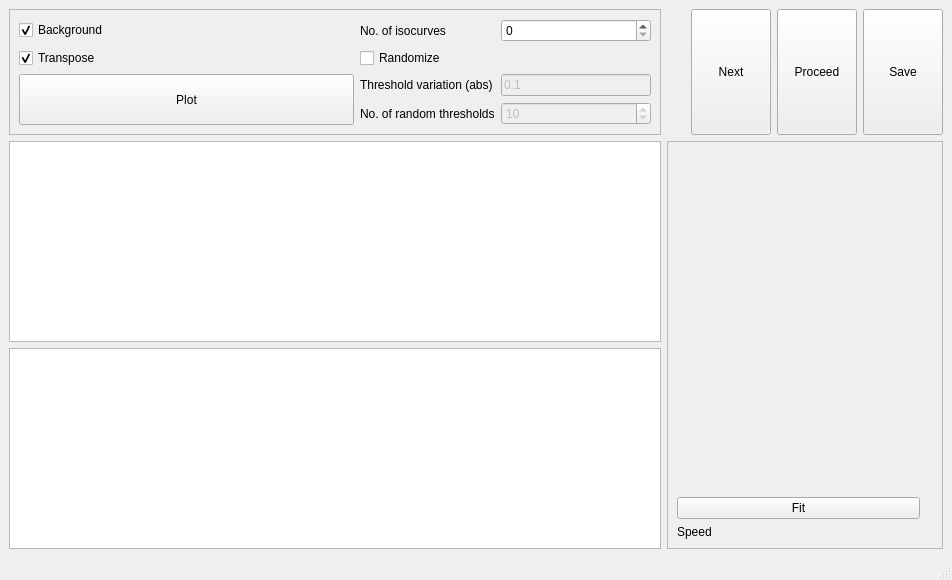
<?xml version="1.0" encoding="UTF-8"?>
<ui version="4.0">
 <class>MainWindow</class>
 <widget class="QMainWindow" name="MainWindow">
  <property name="geometry">
   <rect>
    <x>0</x>
    <y>0</y>
    <width>952</width>
    <height>580</height>
   </rect>
  </property>
  <property name="windowTitle">
   <string>MainWindow</string>
  </property>
  <widget class="QWidget" name="centralwidget">
   <layout class="QGridLayout" name="gridLayout">
    <item row="0" column="1">
     <widget class="QWidget" name="img_explorer" native="true">
      <layout class="QVBoxLayout" name="verticalLayout"/>
     </widget>
    </item>
    <item row="1" column="1" rowspan="2" colspan="4">
     <widget class="QFrame" name="frame">
      <property name="sizePolicy">
       <sizepolicy hsizetype="Expanding" vsizetype="Expanding">
        <horstretch>0</horstretch>
        <verstretch>0</verstretch>
       </sizepolicy>
      </property>
      <property name="minimumSize">
       <size>
        <width>0</width>
        <height>0</height>
       </size>
      </property>
      <property name="frameShape">
       <enum>QFrame::StyledPanel</enum>
      </property>
      <property name="frameShadow">
       <enum>QFrame::Raised</enum>
      </property>
      <layout class="QGridLayout" name="gridLayout_3">
       <item row="0" column="0" colspan="2">
        <widget class="QWidget" name="widget_replaceable" native="true">
         <property name="sizePolicy">
          <sizepolicy hsizetype="MinimumExpanding" vsizetype="MinimumExpanding">
           <horstretch>0</horstretch>
           <verstretch>0</verstretch>
          </sizepolicy>
         </property>
         <layout class="QGridLayout" name="gridLayout_4"/>
        </widget>
       </item>
       <item row="3" column="1">
        <widget class="QLabel" name="label_speed">
         <property name="text">
          <string/>
         </property>
        </widget>
       </item>
       <item row="4" column="1">
        <widget class="QLabel" name="label_exponent">
         <property name="text">
          <string/>
         </property>
        </widget>
       </item>
       <item row="4" column="0">
        <widget class="QLabel" name="label">
         <property name="text">
          <string>Speed</string>
         </property>
        </widget>
       </item>
       <item row="3" column="0">
        <widget class="QPushButton" name="button_fitlinear">
         <property name="sizePolicy">
          <sizepolicy hsizetype="Expanding" vsizetype="Fixed">
           <horstretch>0</horstretch>
           <verstretch>0</verstretch>
          </sizepolicy>
         </property>
         <property name="text">
          <string>Fit</string>
         </property>
        </widget>
       </item>
      </layout>
     </widget>
    </item>
    <item row="0" column="4">
     <widget class="QPushButton" name="button_save">
      <property name="maximumSize">
       <size>
        <width>1000</width>
        <height>1000</height>
       </size>
      </property>
      <property name="text">
       <string>Save</string>
      </property>
     </widget>
    </item>
    <item row="2" column="0">
     <widget class="ImageView" name="graphics_imagethresholded"/>
    </item>
    <item row="0" column="2">
     <widget class="QPushButton" name="button_next">
      <property name="maximumSize">
       <size>
        <width>1000</width>
        <height>1000</height>
       </size>
      </property>
      <property name="text">
       <string>Next</string>
      </property>
     </widget>
    </item>
    <item row="0" column="3">
     <widget class="QPushButton" name="button_proceed">
      <property name="maximumSize">
       <size>
        <width>1000</width>
        <height>1000</height>
       </size>
      </property>
      <property name="text">
       <string>Proceed</string>
      </property>
     </widget>
    </item>
    <item row="1" column="0">
     <widget class="ImageView" name="graphics_image">
      <property name="minimumSize">
       <size>
        <width>0</width>
        <height>0</height>
       </size>
      </property>
     </widget>
    </item>
    <item row="0" column="0">
     <widget class="QFrame" name="frame_2">
      <property name="frameShape">
       <enum>QFrame::StyledPanel</enum>
      </property>
      <property name="frameShadow">
       <enum>QFrame::Raised</enum>
      </property>
      <layout class="QGridLayout" name="gridLayout_2">
       <item row="2" column="1">
        <widget class="QCheckBox" name="checkbox_transpose">
         <property name="maximumSize">
          <size>
           <width>16777215</width>
           <height>16777215</height>
          </size>
         </property>
         <property name="text">
          <string>Transpose</string>
         </property>
         <property name="checked">
          <bool>true</bool>
         </property>
        </widget>
       </item>
       <item row="1" column="4">
        <widget class="QLabel" name="label_5">
         <property name="text">
          <string>No. of isocurves</string>
         </property>
        </widget>
       </item>
       <item row="1" column="1">
        <widget class="QCheckBox" name="checkbox_bkg">
         <property name="text">
          <string>Background</string>
         </property>
         <property name="checked">
          <bool>true</bool>
         </property>
        </widget>
       </item>
       <item row="1" column="5">
        <widget class="QSpinBox" name="spinBox_noIsolines"/>
       </item>
       <item row="4" column="4">
        <widget class="QLabel" name="label_4">
         <property name="text">
          <string>No. of random thresholds</string>
         </property>
        </widget>
       </item>
       <item row="4" column="5">
        <widget class="QSpinBox" name="spinbox_reps">
         <property name="enabled">
          <bool>false</bool>
         </property>
         <property name="value">
          <number>10</number>
         </property>
        </widget>
       </item>
       <item row="3" column="4">
        <widget class="QLabel" name="label_3">
         <property name="text">
          <string>Threshold variation (abs)</string>
         </property>
        </widget>
       </item>
       <item row="3" column="5">
        <widget class="QLineEdit" name="lineEdit_thresholdvar">
         <property name="enabled">
          <bool>false</bool>
         </property>
         <property name="maximumSize">
          <size>
           <width>150</width>
           <height>16777215</height>
          </size>
         </property>
         <property name="text">
          <string>0.1</string>
         </property>
         <property name="placeholderText">
          <string>Threshold variation</string>
         </property>
        </widget>
       </item>
       <item row="2" column="4">
        <widget class="QCheckBox" name="checkbox_randomize">
         <property name="text">
          <string>Randomize</string>
         </property>
        </widget>
       </item>
       <item row="3" column="1" rowspan="2">
        <widget class="QPushButton" name="button_plot">
         <property name="sizePolicy">
          <sizepolicy hsizetype="MinimumExpanding" vsizetype="MinimumExpanding">
           <horstretch>0</horstretch>
           <verstretch>0</verstretch>
          </sizepolicy>
         </property>
         <property name="maximumSize">
          <size>
           <width>600</width>
           <height>16777215</height>
          </size>
         </property>
         <property name="text">
          <string>Plot</string>
         </property>
        </widget>
       </item>
      </layout>
     </widget>
    </item>
   </layout>
  </widget>
  <widget class="QMenuBar" name="menubar">
   <property name="geometry">
    <rect>
     <x>0</x>
     <y>0</y>
     <width>952</width>
     <height>22</height>
    </rect>
   </property>
  </widget>
  <widget class="QStatusBar" name="statusbar"/>
 </widget>
 <customwidgets>
  <customwidget>
   <class>ImageView</class>
   <extends>QGraphicsView</extends>
   <header>pyqtgraph</header>
  </customwidget>
 </customwidgets>
 <resources/>
 <connections/>
</ui>
